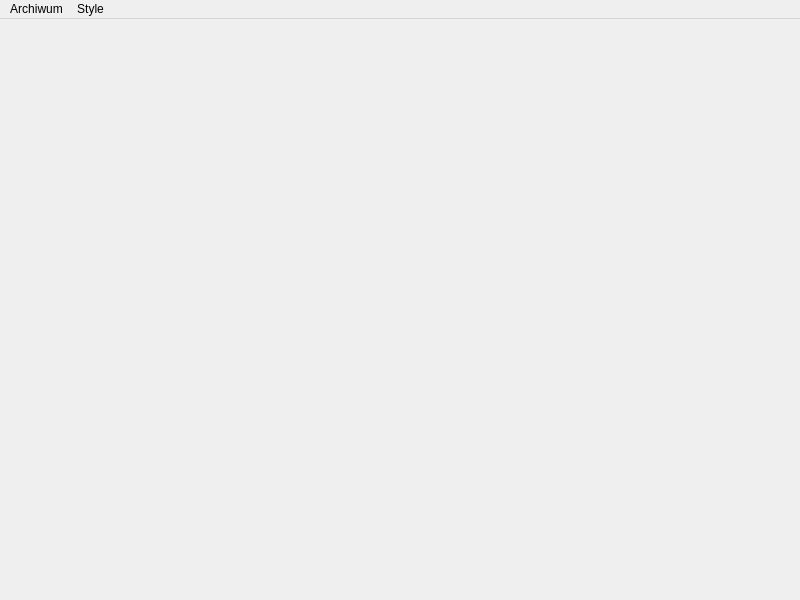
<?xml version="1.0" encoding="UTF-8"?>
<ui version="4.0">
 <class>rysuj2</class>
 <widget class="QMainWindow" name="rysuj2">
  <property name="geometry">
   <rect>
    <x>0</x>
    <y>0</y>
    <width>800</width>
    <height>600</height>
   </rect>
  </property>
  <property name="windowTitle">
   <string>MainWindow</string>
  </property>
  <property name="styleSheet">
   <string notr="true"/>
  </property>
  <widget class="QWidget" name="centralwidget"/>
  <widget class="QMenuBar" name="menubar">
   <property name="geometry">
    <rect>
     <x>0</x>
     <y>0</y>
     <width>800</width>
     <height>21</height>
    </rect>
   </property>
   <widget class="QMenu" name="menuStyle">
    <property name="title">
     <string>Style</string>
    </property>
    <addaction name="actionRozmiar"/>
    <addaction name="actionColor"/>
   </widget>
   <widget class="QMenu" name="menuArchiwum">
    <property name="title">
     <string>Archiwum</string>
    </property>
    <addaction name="actionOdklac"/>
   </widget>
   <addaction name="menuArchiwum"/>
   <addaction name="menuStyle"/>
  </widget>
  <action name="actionColor">
   <property name="text">
    <string>Color</string>
   </property>
  </action>
  <action name="actionRozmiar">
   <property name="text">
    <string>Rozmiar</string>
   </property>
  </action>
  <action name="actionOdklac">
   <property name="text">
    <string>Odkladac</string>
   </property>
  </action>
 </widget>
 <resources/>
 <connections/>
</ui>
